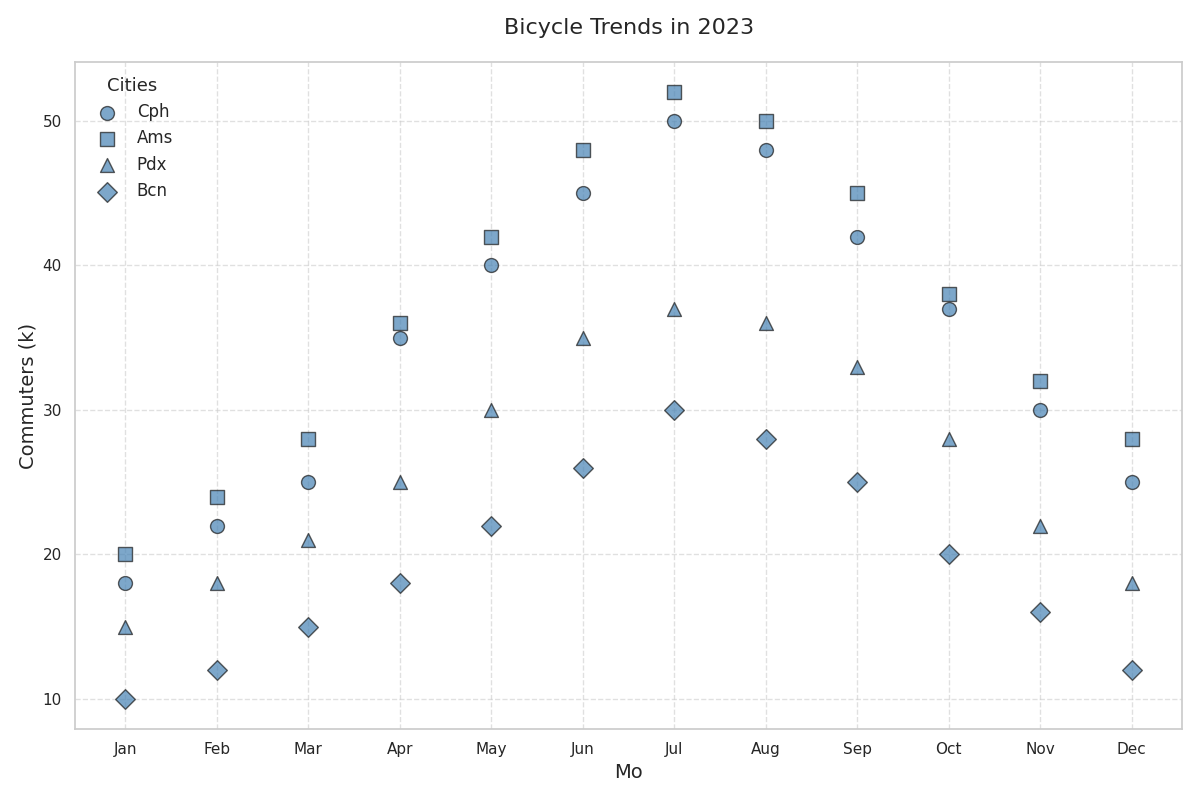

Recreate this plot in Python.
import matplotlib.pyplot as plt
import numpy as np

months = np.array(['Jan', 'Feb', 'Mar', 'Apr', 'May', 'Jun', 
                   'Jul', 'Aug', 'Sep', 'Oct', 'Nov', 'Dec'])

copenhagen_commuters = np.array([18, 22, 25, 35, 40, 45, 50, 48, 42, 37, 30, 25])
amsterdam_commuters = np.array([20, 24, 28, 36, 42, 48, 52, 50, 45, 38, 32, 28])
portland_commuters = np.array([15, 18, 21, 25, 30, 35, 37, 36, 33, 28, 22, 18])
barcelona_commuters = np.array([10, 12, 15, 18, 22, 26, 30, 28, 25, 20, 16, 12])

fig, ax = plt.subplots(figsize=(12, 8))

ax.scatter(months, copenhagen_commuters, label='Cph', color='steelblue', marker='o', s=100, alpha=0.7, edgecolors='k')
ax.scatter(months, amsterdam_commuters, label='Ams', color='steelblue', marker='s', s=100, alpha=0.7, edgecolors='k')
ax.scatter(months, portland_commuters, label='Pdx', color='steelblue', marker='^', s=100, alpha=0.7, edgecolors='k')
ax.scatter(months, barcelona_commuters, label='Bcn', color='steelblue', marker='D', s=100, alpha=0.7, edgecolors='k')

ax.set_title('Bicycle Trends in 2023', fontsize=16, pad=20)
ax.set_xlabel('Mo', fontsize=14)
ax.set_ylabel('Commuters (k)', fontsize=14)
ax.grid(True, linestyle='--', alpha=0.6)

ax.legend(title='Cities', fontsize=12, loc='upper left', title_fontsize='13', frameon=False)

plt.tight_layout()
plt.show()
